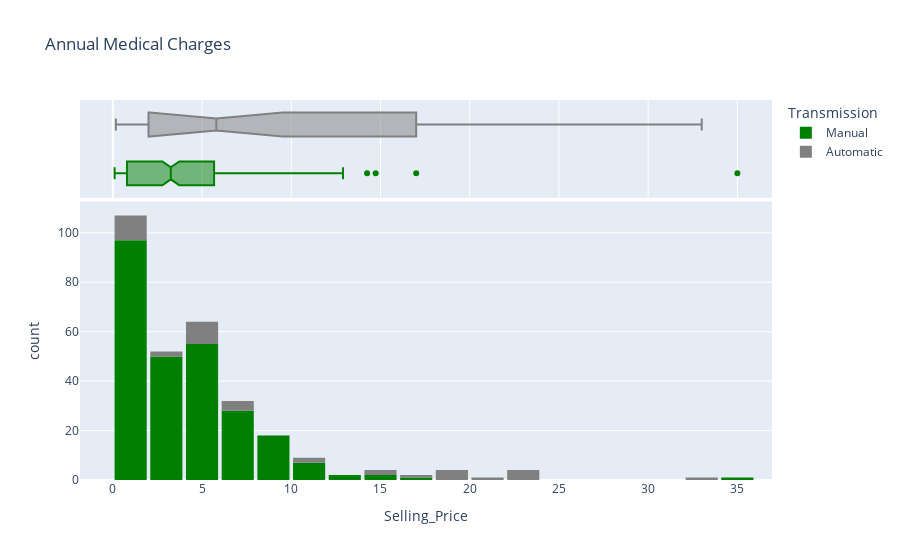

This figure's notebook cell:
### Markdown cell above
### Selling_Price
Transsmition sütununu kullanarak Manuel ve Otomatik arabaları ayırarak Selling Price'ı görselleştirelim.

### Code cell
fig = px.histogram(car_data, 
                   x='Selling_Price', 
                   marginal='box', 
                   color='Transmission', 
                   color_discrete_sequence=['green', 'grey'], 
                   title='Annual Medical Charges')
fig.update_layout(bargap=0.1)
fig.show()

### Figure 1 — Plotly figure (JSON) as saved in the notebook; plotly's stock layout.template omitted (floating-point values rounded to 4 significant figures; data arrays with more than 128 entries replaced by an {"elided": "..."} marker saying what was removed)
{"data": [{"alignmentgroup": "True", "bingroup": "x", "hovertemplate": "Transmission=Manual<br>Selling_Price=%{x}<br>count=%{y}<extra></extra>", "legendgroup": "Manual", "marker": {"color": "green", "pattern": {"shape": ""}}, "name": "Manual", "offsetgroup": "Manual", "orientation": "v", "showlegend": true, "type": "histogram", "x": {"elided": "261 float values"}, "xaxis": "x", "yaxis": "y"}, {"alignmentgroup": "True", "hovertemplate": "Transmission=Manual<br>Selling_Price=%{x}<extra></extra>", "legendgroup": "Manual", "marker": {"color": "green"}, "name": "Manual", "notched": true, "offsetgroup": "Manual", "showlegend": false, "type": "box", "x": {"elided": "261 float values"}, "xaxis": "x2", "yaxis": "y2"}, {"alignmentgroup": "True", "bingroup": "x", "hovertemplate": "Transmission=Automatic<br>Selling_Price=%{x}<br>count=%{y}<extra></extra>", "legendgroup": "Automatic", "marker": {"color": "grey", "pattern": {"shape": ""}}, "name": "Automatic", "offsetgroup": "Automatic", "orientation": "v", "showlegend": true, "type": "histogram", "x": [7.5, 4.4, 5.85, 7.5, 7.75, 14.9, 23, 18, 16, 3.6, 19.99, 18.75, 23.5, 33, 19.75, 1.5, 5.25, 14.5, 23, 2.5, 23, 4, 20.75, 0.48, 0.45, 0.45, 0.4, 0.35, 0.35, 0.25, 0.25, 0.17, 5.15, 4.5, 5.11, 11.45, 5.4, 10.9, 7.4, 5.75], "xaxis": "x", "yaxis": "y"}, {"alignmentgroup": "True", "hovertemplate": "Transmission=Automatic<br>Selling_Price=%{x}<extra></extra>", "legendgroup": "Automatic", "marker": {"color": "grey"}, "name": "Automatic", "notched": true, "offsetgroup": "Automatic", "showlegend": false, "type": "box", "x": [7.5, 4.4, 5.85, 7.5, 7.75, 14.9, 23, 18, 16, 3.6, 19.99, 18.75, 23.5, 33, 19.75, 1.5, 5.25, 14.5, 23, 2.5, 23, 4, 20.75, 0.48, 0.45, 0.45, 0.4, 0.35, 0.35, 0.25, 0.25, 0.17, 5.15, 4.5, 5.11, 11.45, 5.4, 10.9, 7.4, 5.75], "xaxis": "x2", "yaxis": "y2"}], "layout": {"bargap": 0.1, "barmode": "relative", "legend": {"title": {"text": "Transmission"}, "tracegroupgap": 0}, "title": {"text": "Annual Medical Charges"}, "xaxis": {"anchor": "y", "domain": [0, 1], "title": {"text": "Selling_Price"}}, "xaxis2": {"anchor": "y2", "domain": [0, 1], "matches": "x", "showgrid": true, "showticklabels": false}, "yaxis": {"anchor": "x", "domain": [0, 0.7326], "title": {"text": "count"}}, "yaxis2": {"anchor": "x2", "domain": [0.7426, 1], "matches": "y2", "showgrid": false, "showline": false, "showticklabels": false, "ticks": ""}}}
